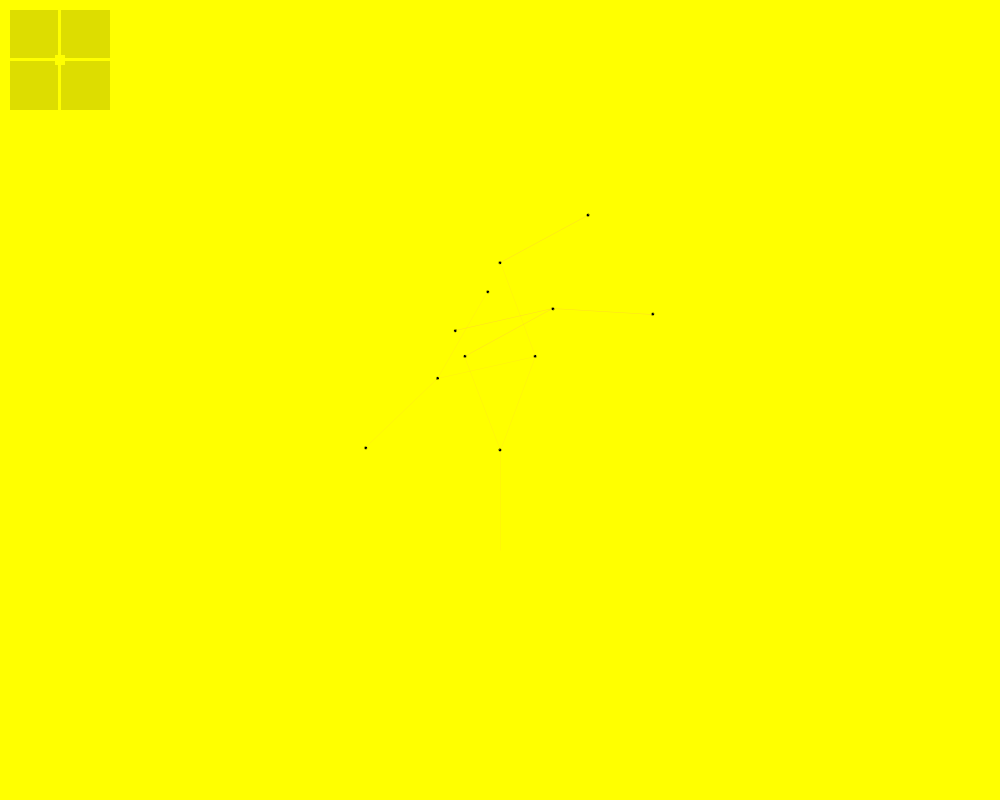
Frame 1 (no input)
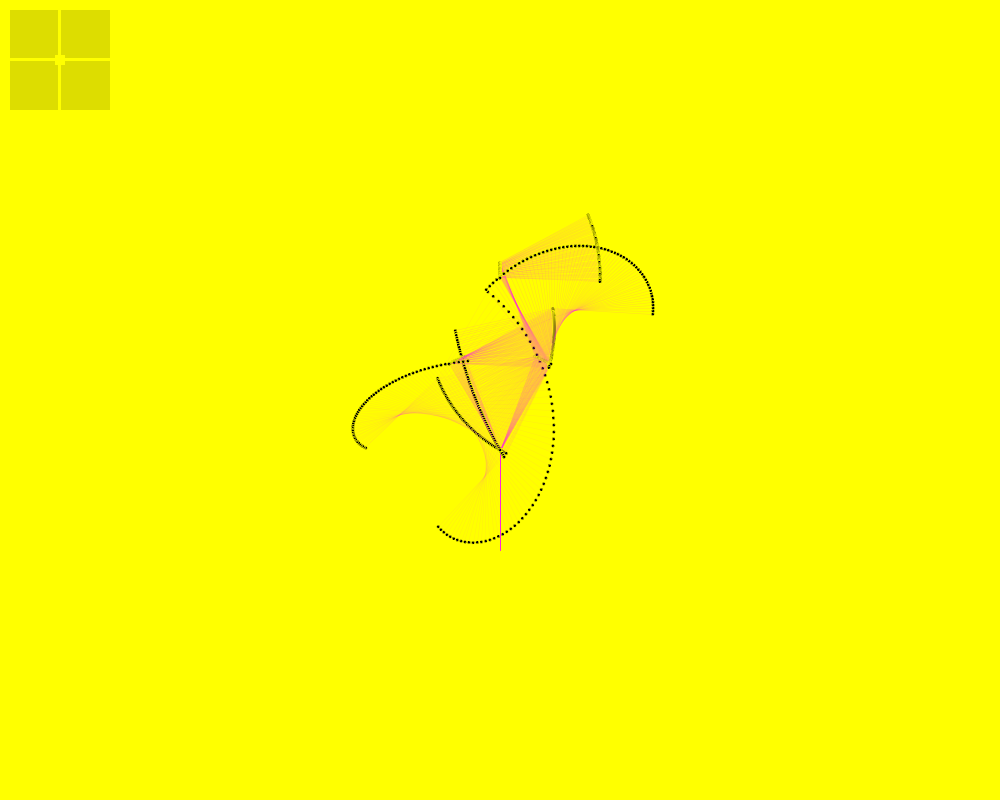
Frame 60 (the mouse pressed at the canvas centre just before this capture)
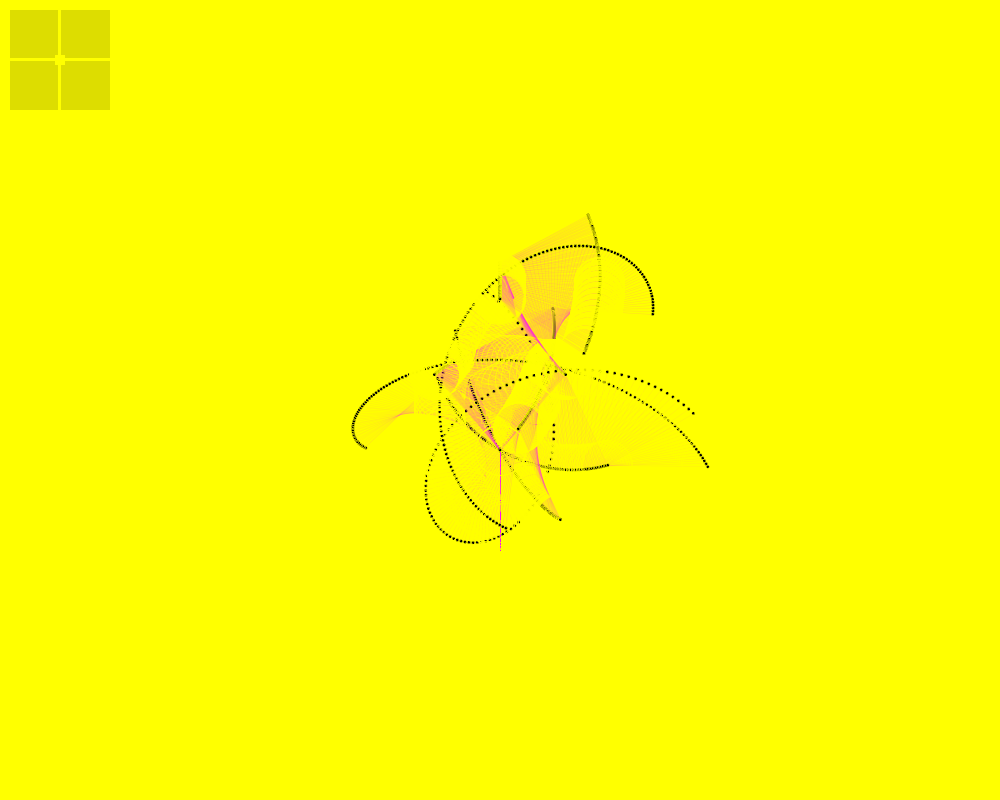
Frame 120 (the mouse held since frame 60 and released just before this capture)

The Processing sketch that drew these frames (run headless with seeded random() and noise(); from frame 60 on, the mouse is pressed at the canvas centre):

// Processing sketch: processing_13911
// ── processing_13911.pde

//////////////////////////////////////////////////
//////////////////////////////////////////////////
// occilate between symmetrical and asymmetrical 
// drawing generation with mouseY and mouseX, as
// well as dragging a control point to different
// quadrants of a square. Press any key to restart
// drawing. 
// indebted to fractal baton sketch, found at
// http://www.openprocessing.org/visuals/?visualID=12418






//////////////////////////////////////////////////
//////////////////////////////LOOPY DRAW VARIABLES
float speed = 0.003;
float r = 3.5;
float branchLength = 10;
int numBranches = 3;
int xpos = width;
color lineColor = 0x11FF00FF;
int smEllipseD = 2;

//////////////////////////////////////////////////
///////////////////////////BOX CONTROLLER VARIABLES
int ellX = 60;
int ellY = 60;
int ellD = 10;
boolean shapeIsDragged = false;

///////////////////////////////////////////////////
/////////////////////////////////////////BASIC SETUP
void setup()
{
  size(1000,800);
  int xpos = width;
  smooth();
  background(#ffff00);
}
 
void draw()
{

////////////////////////////////////////////////////
///////////////////////////////// BEG BOX CONTROLLER 

  //CONSTRAIN DOT WITHIN BOX
  int contEllX = constrain(ellX, 20, 100);
  int contEllY = constrain(ellY, 20, 100);

  // IF DOT ON LEFT OR RIGHT
  if (contEllX < 55){
    branchLength = 200;
    smEllipseD = 1;
    color lineColor = 0x22ffff00;
//  println(hex(lineColor));
    stroke(lineColor);
  }else if(contEllX > 55){
    branchLength = 100;
    smEllipseD = 3;
    color lineColor = 0x22ff00ff;
//  println(hex(lineColor));
    stroke(lineColor);
  }
  // IF POINT ON TOP OR BOTOOM
  if (contEllY <= 55){
    numBranches = 3;
    }else if(contEllY > 55){
      numBranches = 4;
  }
    
  // DRAW CONTROLLER BOX
  rectMode(CORNER);
  noStroke();
  fill(#dddd00);
  rect(10, 10, 100, 100);
  // DRAW CROSSHAIRS
  stroke(#ffff00);
  strokeWeight(3);
  line(59, 10, 59, 110);
  line(10, 59, 110, 59);
  
  // CONTROLLER POINT
  // CHANGE CONTROLLER POINT BASED ON MOUSE STATE
  noStroke();
  if(shapeIsDragged){
    fill(#FF00FF);
  } else {
    fill(#ffff00);
  }
  // DRAW CONTROLLER POINT
  rectMode(CENTER);
  rect(contEllX, contEllY, ellD, ellD);
  
/////////////////////////////////////////////////////  
///////////////////////////////////END BOX CONTROLLER
  
// LOOPY DRAW
  fractal(width/2, 550, -PI, numBranches);
  r += speed;

/////////////////////////////////////////////////////
///////////////////////////////////////// CLEAR SLATE
if (keyPressed == true){
background(#ffff00);
}
  
}

/////////////////////////////////////////////////////
///////////////////////////////// LOOPY DRAW FUNCTION
void fractal(float x, float y, float a, int c){
  int dia = int(random(1, 3));
  float nx = x + branchLength  * sin(a);
  float ny = y + branchLength  * cos(a);
  
  if (c >= 1 && c != 6) {
    strokeWeight(.5);
    stroke(lineColor);
    line(x, y, nx, ny);
  }
  if (c < numBranches) {
    ////// BIG ELLIPSE
    // INCREASE ELLIPSE DIAMETER BASED ON MOUSE_X
    if (mouseY > 400){
      stroke(0x22000000);
    } else {
      stroke(0xccffff00);
    }
    noFill();
    ellipse(x, y, mouseX/10, mouseX/10);
    noStroke();
    // SMALL ELLIPSE
       if (mouseY > 500){
         fill(0xff000000);
       } else {
         stroke(0xffffff00);
    }
    fill(#000000);
    ellipse(x, y, smEllipseD, smEllipseD);
  }
  if (c > 0) {
    fractal(nx, ny, (a + r / 2) * -2, c - 1);
    fractal(nx, ny, (a - r / 4) * -4, c - 1);
  }
}

///////////////////////////////////////////////////////
///////////////////////////////////CONTROLLER FUNCTIONS
void mousePressed(){
  if((mouseX >= ellX) && (mouseX < ellX + ellD) && (mouseY >= ellY) && (mouseY < ellY + ellD)){
    // SET TO TRUE
    shapeIsDragged = true;
  }
}
void mouseReleased(){
  // SET TO FALSE
  shapeIsDragged = false;
}

void mouseDragged(){
  // IF DRAGGED, NEW CONTROL POINT X and Y
    if(shapeIsDragged){
      // CENTER POINT
      ellX = mouseX - ellD/2;
      ellY = mouseY - ellD/2;
    }
}
